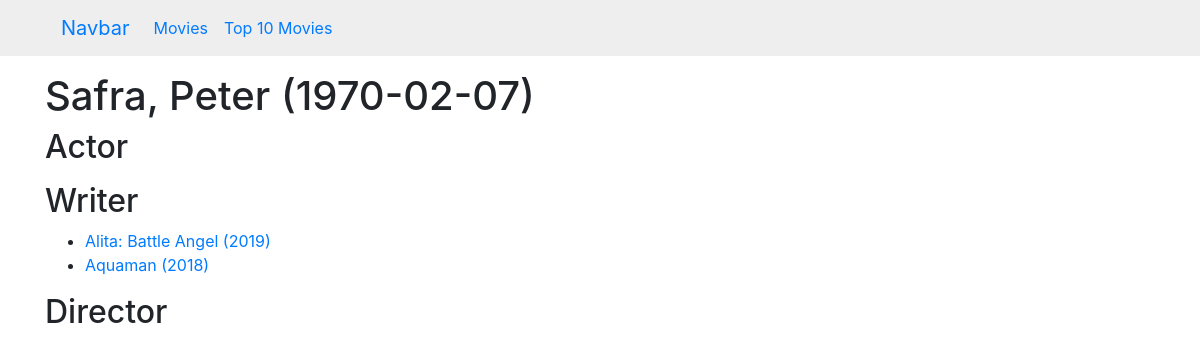
The app's page /person/3/ with its own data.
### core/models.py (models this page shows)
class Person(models.Model):
    first_name = models.CharField(max_length=140)
    last_name = models.CharField(max_length=140)
    born = models.DateField()
    died = models.DateField(null=True, blank=True)
    objects = PersonManager()
    class Meta:
        ordering = (
            'last_name', 'first_name'
        )
    def __str__(self):
        if self.died:
            return f'{self.last_name}, {self.first_name} ({self.born} to {self.died})'
        return f'{self.last_name}, {self.first_name} ({self.born})'

class Movie(models.Model):
    NOT_RATED = 0
    RATED_G = 1
    RATED_PG = 2
    RATED_R = 3
    RATINGS = (
        (NOT_RATED, 'NR - Not Rated'),
        (RATED_G, 'G - General Audiences'),
        (RATED_PG, 'PG - Parental Guidance'),
        (RATED_R, 'R - Restricted'),
    )
    title = models.CharField(max_length=140)
    plot = models.TextField()
    year = models.PositiveIntegerField()
    rating = models.IntegerField(choices=RATINGS, default=NOT_RATED)
    runtime = models.PositiveIntegerField()
    website = models.URLField(blank=True)
    director = models.ForeignKey(
        to='Person', on_delete=models.SET_NULL, related_name='directed', blank=True, null=True)
    writers = models.ManyToManyField(
        to='Person', related_name='writing_credits', blank=True)
    actors = models.ManyToManyField(
        to='Person', through='Role', related_name='acting_credits', blank=True)
    objects = MovieManager()
    class Meta:
        ordering = ('-year', 'title')
    def __str__(self):
        return f'{self.title} ({self.year})'

### core/views.py (the view)
# urls.py: path('person/<int:pk>/', views.PersonDetail.as_view(), name='PersonDetail'),
class PersonDetail(DetailView):
    queryset = Person.objects.all_with_prefetch_movies()

### core/templates/core/person_detail.html (shortened to what this page needs)
{% extends "base.html" %}
{% block main %}
  <h1>{{ object }}</h1>
  <h2>Actor</h2>
  <h2>Writer</h2>
  <ul>
    {% for movie in object.writing_credits.all %}
      <li>
        <a href="{% url 'core:MovieDetail' movie.id %}">
          {{ movie }}
        </a>
      </li>
    {% endfor %}
  </ul>
  <h2>Director</h2>
{% endblock main %}

### records on screen
Person: died+last_name+first_name "Safra, Peter (1970-02-07)"
Movie: title+year "Alita: Battle Angel (2019)"
Movie: title+year "Aquaman (2018)"
